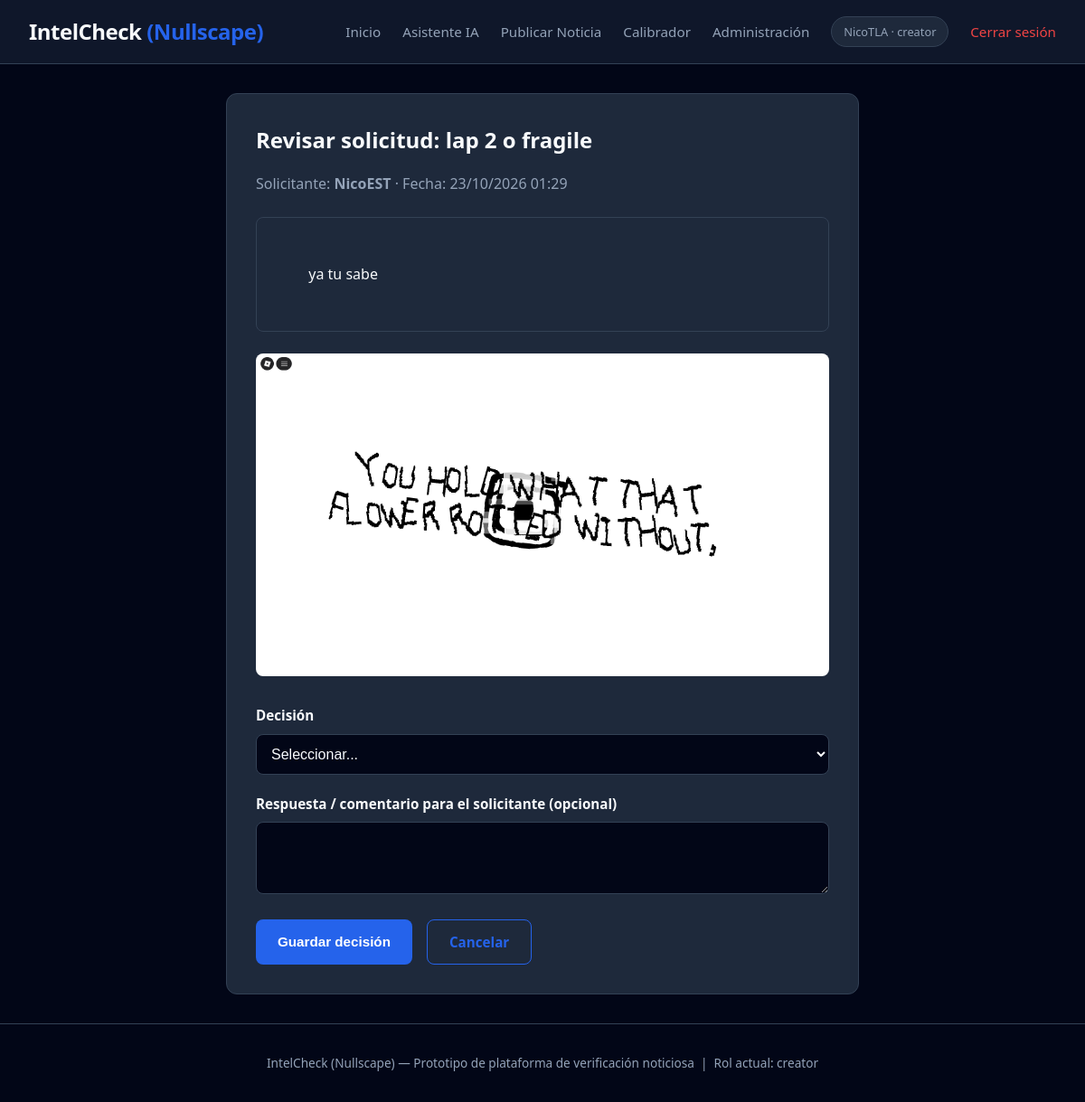
The app's page /request/1/review-page (signed in) with its own data.
### app.py (models this page shows, shortened)
class User(db.Model, UserMixin):
    __tablename__ = 'user'
    id = db.Column(db.Integer, primary_key=True)
    username = db.Column(db.String(80), unique=True, nullable=False)
    email = db.Column(db.String(120), unique=True, nullable=False)
    password_hash = db.Column(db.String(255), nullable=False)
    role = db.Column(db.String(20), default='user')
    created_at = db.Column(db.DateTime, default=datetime.utcnow)
    is_active = db.Column(db.Boolean, default=True)
    news = db.relationship('News', backref='author', lazy=True, foreign_keys='News.author_id')
    requests = db.relationship('VerificationRequest', backref='requester', lazy=True, foreign_keys='VerificationRequest.requester_id')
    def is_creator(self):
        return self.role == 'creator'
    def is_calibrador(self):
        return self.role in ('calibrador', 'creator')

class VerificationRequest(db.Model):
    __tablename__ = 'verification_request'
    id = db.Column(db.Integer, primary_key=True)
    title = db.Column(db.String(200), nullable=False)
    content = db.Column(db.Text, nullable=False)
    image_url = db.Column(db.String(300), nullable=True)
    requester_id = db.Column(db.Integer, db.ForeignKey('user.id'), nullable=False)
    created_at = db.Column(db.DateTime, default=datetime.utcnow)
    status = db.Column(db.String(20), default='pending')
    reviewed_by = db.Column(db.Integer, db.ForeignKey('user.id'), nullable=True)
    reviewed_at = db.Column(db.DateTime, nullable=True)
    admin_response = db.Column(db.Text, nullable=True)
    reviewer = db.relationship('User', foreign_keys=[reviewed_by])

### app.py (the view)
        def wrapped(*args, **kwargs):
            if not current_user.is_authenticated:
                flash('Debes iniciar sesión primero.', 'warning')
                return redirect(url_for('login'))
            if current_user.role not in roles:
                flash('No tienes permiso para acceder a esta sección.', 'danger')
                return redirect(url_for('dashboard'))
            return f(*args, **kwargs)

### app.py (called while the page is built, shortened)
@login_manager.user_loader
def load_user(user_id):
    return User.query.get(int(user_id))

def role_required(*roles):
    def decorator(f):
        def wrapped(*args, **kwargs):
            if not current_user.is_authenticated:
                flash('Debes iniciar sesión primero.', 'warning')
                return redirect(url_for('login'))
            if current_user.role not in roles:
                flash('No tienes permiso para acceder a esta sección.', 'danger')
                return redirect(url_for('dashboard'))
            return f(*args, **kwargs)
        wrapped.__name__ = f.__name__
        return wrapped
    return decorator

@app.route('/request/<int:req_id>/review-page', methods=['GET', 'POST'])
@login_required
@role_required('creator', 'calibrador')
def request_review_page(req_id):
    solicitud = VerificationRequest.query.get_or_404(req_id)
    return render_template('request_review.html', solicitud=solicitud)

### templates/request_review.html (shortened to what this page needs)
{% extends "base.html" %}
{% block content %}
<div class="form-card">
    <h2 style="margin-bottom: 1rem;">Revisar solicitud: {{ solicitud.title }}</h2>
    <p style="color: var(--text-muted); margin-bottom: 1.5rem;">
        Solicitante: <strong>{{ solicitud.requester.username }}</strong> ·
        Fecha: {{ solicitud.created_at.strftime('%d/%m/%Y %H:%M') }}
    </p>
    <div style="background: #1e293b; border: 1px solid var(--border); border-radius: 8px; padding: 1.5rem; margin-bottom: 1.5rem; white-space: pre-wrap;">
        {{ solicitud.content }}
    </div>
    {% if solicitud.image_url %}
        <img src="{{ url_for('uploaded_file', filename=solicitud.image_url) }}" alt="Imagen de la solicitud" style="max-width: 100%; border-radius: 8px; margin-bottom: 1.5rem;">
    {% endif %}
    <form method="POST">
        <div class="form-group">
            <label for="decision">Decisión</label>
            <select name="decision" id="decision" required>
                <option value="">Seleccionar...</option>
            </select>
        </div>
        <div class="form-group">
            <label for="admin_response">Respuesta / comentario para el solicitante (opcional)</label>
            <textarea name="admin_response" id="admin_response" rows="3"></textarea>
        </div>
        <div style="display: flex; gap: 1rem;">
            <button type="submit" class="btn btn-primary">Guardar decisión</button>
            <a href="{{ url_for('calibrador_panel') }}" class="btn btn-outline">Cancelar</a>
        </div>
    </form>
</div>
{% endblock %}

### templates/base.html (shortened to what this page needs)
<!DOCTYPE html>
<html lang="es">
<head>
    <link rel="stylesheet" href="{{ url_for('static', filename='css/style.css') }}">
</head>
<body>
<nav class="navbar">
    <div class="logo">
        IntelCheck <span>(Nullscape)</span>
    </div>
    <div class="nav-links">
        {% if current_user.is_authenticated %}
            <a href="{{ url_for('index') }}">Inicio</a>
            <a href="{{ url_for('ai_chat') }}">Asistente IA</a>
            {% if current_user.is_calibrador() %}
                <a href="{{ url_for('create_news') }}">Publicar Noticia</a>
                <a href="{{ url_for('calibrador_panel') }}">Calibrador</a>
            {% endif %}
            {% if current_user.is_creator() %}
                <a href="{{ url_for('admin_panel') }}">Administración</a>
            {% endif %}
            <span class="user-badge">{{ current_user.username }} · {{ current_user.role }}</span>
            <a href="{{ url_for('logout') }}" style="color: var(--danger);">Cerrar sesión</a>
        {% else %}
            <a href="{{ url_for('index') }}">Inicio</a>
            <a href="{{ url_for('login') }}">Iniciar sesión</a>
            <a href="{{ url_for('register') }}" class="btn btn-primary" style="padding: 0.4rem 1rem; font-size: 0.85rem;">Registrarse</a>
        {% endif %}
    </div>
</nav>
<div class="container">
    {% block content %}{% endblock %}
</div>
<footer style="text-align:center; padding: 2rem; color: var(--text-muted); font-size: 0.85rem; border-top: 1px solid var(--border);">
    IntelCheck (Nullscape) — Prototipo de plataforma de verificación noticiosa &nbsp;|&nbsp; Rol actual:
    {% if current_user.is_authenticated %}{{ current_user.role }}{% else %}Invitado{% endif %}
</footer>
</body>
</html>

### static/css/style.css (style rules this page uses)
:root { --primary: #2563eb; --primary-dark: #1d4ed8; --secondary: #64748b; --success: #10b981; --danger: #ef4444; --warning: #f59e0b; --dark: #0f172a; --darker: #020617; --card: #1e293b; --border: #334155; --text: #f8fafc; --text-muted: #94a3b8; --shadow: 0 4px 6px -1px rgba(0, 0, 0, 0.3); }
* { box-sizing: border-box; margin: 0; padding: 0; }
body { font-family: 'Segoe UI', Roboto, Helvetica, Arial, sans-serif; background: var(--darker); color: var(--text); line-height: 1.6; }
a { color: var(--primary); text-decoration: none; }
.navbar { background: var(--dark); padding: 1rem 2rem; display: flex; justify-content: space-between; align-items: center; border-bottom: 1px solid var(--border); position: sticky; top: 0; z-index: 100; }
.navbar .logo { font-size: 1.5rem; font-weight: 800; color: var(--text); letter-spacing: -0.5px; }
.navbar .logo span { color: var(--primary); }
.nav-links { display: flex; gap: 1.5rem; align-items: center; }
.nav-links a { color: var(--text-muted); font-weight: 500; font-size: 0.95rem; }
.user-badge { background: var(--card); padding: 0.35rem 0.8rem; border-radius: 20px; font-size: 0.8rem; border: 1px solid var(--border); color: var(--text-muted); }
.container { max-width: 1200px; margin: 0 auto; padding: 2rem 1rem; }
.btn { display: inline-flex; align-items: center; gap: 0.5rem; padding: 0.75rem 1.5rem; border-radius: 8px; font-weight: 600; font-size: 0.95rem; border: none; cursor: pointer; transition: all 0.2s; }
.btn-primary { background: var(--primary); color: white; }
.btn-outline { background: transparent; color: var(--primary); border: 1px solid var(--primary); }
.form-card { background: var(--card); border: 1px solid var(--border); border-radius: 12px; padding: 2rem; max-width: 700px; margin: 0 auto; }
.form-group { margin-bottom: 1.25rem; }
.form-group label { display: block; margin-bottom: 0.5rem; font-weight: 600; font-size: 0.95rem; color: var(--text); }
.form-group input, .form-group textarea, .form-group select { width: 100%; padding: 0.75rem; border-radius: 8px; border: 1px solid var(--border); background: var(--darker); color: var(--text); font-size: 1rem; }

### records on screen
User: username "NicoTLA", role "creator"
VerificationRequest: title "lap 2 o fragile", created_at "23/10/2026 01:29", content "ya tu sabe", image_url (picture)
User: requester.username "NicoEST"
